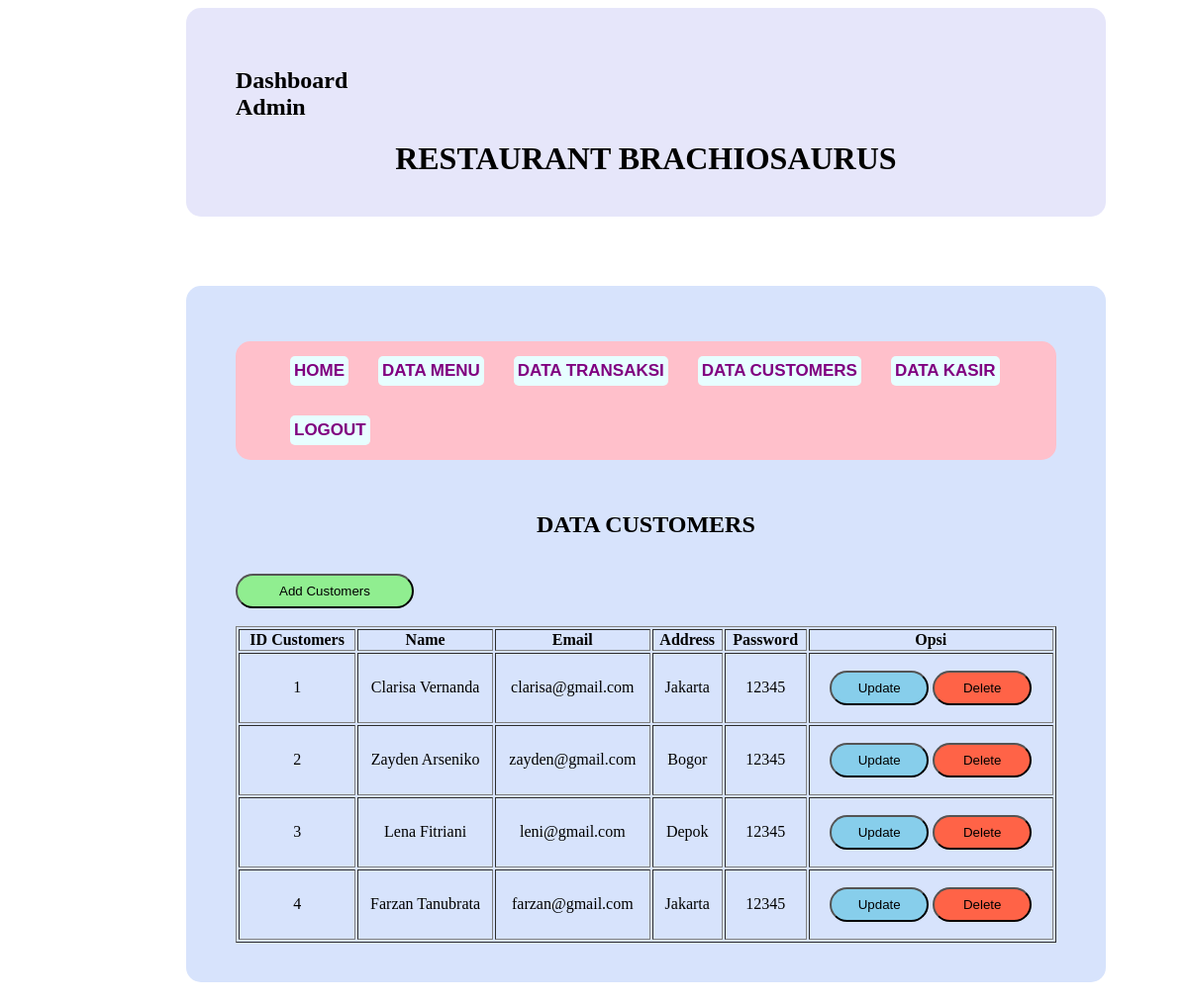
The app's page /PW_KasirRestoran_Syavira/admin/index.php?halaman=customers with its own data.
### tables this page shows
CREATE TABLE `pelanggan` (
  `id_pelanggan` int(11) NOT NULL,
  `nama` varchar(100) NOT NULL,
  `email` varchar(100) NOT NULL,
  `alamat` varchar(50) NOT NULL,
  `password` varchar(50) NOT NULL
);

### PW_KasirRestoran_Syavira/admin/customers.php (the view)
  		<h1 class="center">DATA CUSTOMERS</h1><br><br>
<a href="index.php?halaman=createCustomers"><button style="border-radius: 20px;
height: 35px; text-align: center; width: 180px; background-color: lightgreen;">Add Customers</button></a><br><br>
<table border="1" style="text-align: center; width: 100%">
  	    <thead>
		<tr>
			<th>ID Customers</th>
			<th>Name</th>
			<th>Email</th>
			<th>Address</th>
			<th>Password</th>
			<th>Opsi</th>
		</tr>
		</thead>
		<tbody>
		<tr>
			<?php $ambil = $koneksi->query("SELECT * FROM pelanggan"); ?>
  		<?php while($pecah = $ambil->fetch_assoc()){ ?>
			<td><?php echo $pecah ['id_pelanggan']; ?></td>
			<td><?php echo $pecah ['nama']; ?></td>
			<td><?php echo $pecah ['email']; ?></td>
			<td><?php echo $pecah ['alamat']; ?></td>
			<td><?php echo $pecah ['password']; ?></td>
			<td>
				<p>
				<a href="index.php?halaman=updateCustomers&id=<?php echo $pecah ['id_pelanggan']; ?>"><button style="border-radius: 20px; height: 35px; text-align: center; width: 100px; background-color: skyblue;">Update</button></a>
				<a href="index.php?halaman=deleteCustomers&id=<?php echo $pecah['id_pelanggan']; ?>"><button style="border-radius: 20px; height: 35px; text-align: center; width: 100px; background-color: tomato;">Delete</button></a>
				</p>
			</td>
		</tr>
		<?php } ?>
		</tbody>
	    </table>

### PW_KasirRestoran_Syavira/admin/index.php (shortened to what this page needs)
<?php
$koneksi = new mysqli("localhost", "root", "", "db_kasirrestoran_syavira");
?>
<!DOCTYPE html>
<html lang="en">
<head>
	<link rel="stylesheet"  href="../css/style.css">
</head>
<body>
  <div class="jud">
  <h2 style="text-align: left;">Dashboard <br>
  Admin</h2>
  <h1 class="center">RESTAURANT BRACHIOSAURUS</h1>
  </div>
  <div class="das">
  <div class="menu center">
    <ul>
      <li><a href="index.php">HOME</a></li>
      <li><a href="index.php?halaman=menu">DATA MENU</a></li>
      <li><a href="index.php?halaman=dataTransaksi">DATA TRANSAKSI</a></li>
      <li><a href="index.php?halaman=customers">DATA CUSTOMERS</a></li>
      <li><a href="index.php?halaman=dataKasir">DATA KASIR</a></li>
      <li><a href="../logout.php">LOGOUT</a></li>
    </ul>
  </div><br>
  <section class="konten">
  	<div class="container"><br>
  		<?php
  		if (isset($_GET['halaman']))
  		{
  			if ($_GET['halaman']=='menu')
  			{
  				include 'menu.php';
  			}
  			elseif ($_GET['halaman']=='dataTransaksi')
  			{
  				include 'dataTransaksi.php';
  			}
        elseif ($_GET['halaman']=='detailTransaksi')
        {
          include 'detailTransaksi.php';
        }
  			elseif ($_GET['halaman']=='customers')
  			{
  				include 'customers.php';
  			}
        elseif ($_GET['halaman']=='createCustomers')
        {
          include 'createCustomers.php';
        }
        elseif ($_GET['halaman']=='updateCustomers')
        {
          include 'updateCustomers.php';
        }
         elseif ($_GET['halaman']=='deleteCustomers')
        {
          include 'deleteCustomers.php';
        }
        elseif ($_GET['halaman']=='dataKasir')
        {
          include 'dataKasir.php';
        }
        elseif ($_GET['halaman']=='createKasir')
        {
          include 'createKasir.php';
        }
        elseif ($_GET['halaman']=='updateKasir')
        {
          include 'updateKasir.php';
        }
        elseif ($_GET['halaman']=='deleteKasir')
        {
          include 'deleteKasir.php';
        }
  			elseif ($_GET['halaman']=='createMenu')
  			{
  				include 'createMenu.php';
  			}
  			elseif ($_GET['halaman']=='deleteMenu')
  			{
  				include 'deleteMenu.php';
  			}
  			elseif ($_GET['halaman']=='updateMenu')
  			{
  				include 'updateMenu.php';
  			}
  			elseif ($_GET['halaman']=='../logout')
  			{
  				include '../logout.php';
  			}
  		}
  		else
  		{
  			include 'admin.php';
  		}
  		?>
  	</div>
  </section>
  </div>
</body>
</html>

### PW_KasirRestoran_Syavira/css/style.css (style rules this page uses)
.jud { width: 70%; height: 100%; background-color: lavender; border-radius: 15px; margin-left: 180px; padding: 40px 50px; }
.das { width: 70%; height: 500%; background-color: #d7e3fc; margin-bottom: 20px; border-radius: 15px; margin-left: 180px; margin-top: 70px; padding: 40px 50px; }
.menu { width: 50%; height: 100%; background-color: pink; border-radius: 15px; }
div.menu ul { list-style:none; overflow: hidden; margin-right: 40px; }
div.menu ul li { margin: 15px; float:left; }
div.menu ul li a { display:block; padding:5px 4px; text-decoration:none; background-color: #E7FEFF; color:purple; border-radius: 5px; font-family: sans-serif; font-size:17px; font-weight:bold; }
.center { width: -moz-fit-content; width: -webkit-fit-content; width: fit-content; margin: auto; }

### records on screen
pelanggan: id_pelanggan "1", nama "Clarisa Vernanda", email "clarisa@gmail.com", alamat "Jakarta", password "12345"
pelanggan: id_pelanggan "2", nama "Zayden Arseniko", email "zayden@gmail.com", alamat "Bogor", password "12345"
pelanggan: id_pelanggan "3", nama "Lena Fitriani", email "leni@gmail.com", alamat "Depok", password "12345"
pelanggan: id_pelanggan "4", nama "Farzan Tanubrata", email "farzan@gmail.com", alamat "Jakarta", password "12345"
